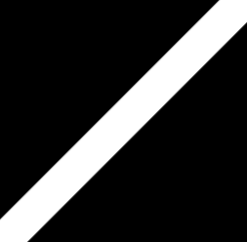
#> input picture aaa.png, 247 x 242 px, found by its file name
$ python dft.py
#> lines starting #> are read from the running program, lines starting #| are printed output that depends on the picture; after the words box and inside, x2 and y2 are one past the last pixel; in counts of white or black regions, pixels touching at a corner belong together
import cv2
import numpy as np
from math import exp, sqrt
gh, gl, c, d0 = 0, 0, 0, 0
g, cv, dv = 0,0,0

def aplicaFiltro():
    global gh, gl, c, d0, complex
    du = np.zeros(complex.shape, dtype=np.float32)
    for u in range(dft_M):
        for v in range(dft_N):
            du[u,v] = sqrt((u-dft_M/2.0)*(u-dft_M/2.0)+(v-dft_N/2.0)*(v-dft_N/2.0))

    du2 = cv2.multiply(du,du) / (d0*d0)
    re = np.exp(- c * du2)
    H = (gh - gl) * (1 - re) + gl


    filtered = cv2.mulSpectrums(complex,H,0)


    filtered = np.fft.ifftshift(filtered)
    filtered = cv2.idft(filtered)
    filtered = cv2.magnitude(filtered[:,:,0], filtered[:,:,1])

    cv2.normalize(filtered,filtered,0, 1, cv2.NORM_MINMAX)
    filtered = np.exp(filtered)
    cv2.normalize(filtered, filtered,0, 1, cv2.NORM_MINMAX)

    cv2.imshow("homomorfico", filtered)

def setgl(g):
    global gl
    gl = g/10.0
    if gl > gh:
        gl = gh-1
        gl = g / 10.0
    aplicaFiltro()

def setgh(g):
    global gh
    gh = g/10.0
    if 1 > gh:
        gh = 1
        gh = g / 10.0
    if gl > gh:
        gh = gl + 1
        gh = g / 10.0
    aplicaFiltro()

def setc(cv):
    global c
    if cv == 0:
        cv = 1
    c = cv/1000.0
    aplicaFiltro()

def setd0(dv):
    global d0
    d0 = dv/10.0
    if d0 == 0:
        d0 = 1
        d0 = dv / 10.0
    aplicaFiltro()


image = cv2.imread("C:/Users/Alisson Moreira/Desktop/alisson002.github.io/aaa.png", 0)
#> image is the input picture: shape (242, 247); min 0, max 255, mean 49.3
cv2.imshow("original", image)
#cv2.imwrite("C:/Users/Alisson Moreira/Desktop/alisson002.github.io/dftcinza.jpg", image)
image = np.float32(image)
height, width = image.shape
#> height = 242; width = 247

dft_M = cv2.getOptimalDFTSize(height)
#> dft_M = 243
dft_N = cv2.getOptimalDFTSize(width)
#> dft_N = 250
padded = cv2.copyMakeBorder(image, 0, dft_M-height,0,dft_N-width, cv2.BORDER_CONSTANT, 0) + 1
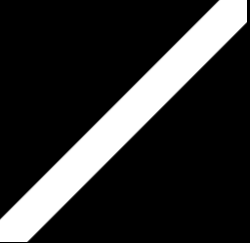
#> padded: shape (243, 250) float32; min 1, max 256, mean 49.5; drawn with min black and max white
padded = np.log(padded)
complex = cv2.dft(padded,flags=cv2.DFT_COMPLEX_OUTPUT)
complex = np.fft.fftshift(complex)
img_back = 20*np.log(cv2.magnitude(complex[:,:,0],complex[:,:,1]))
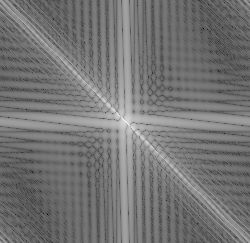
#> img_back: shape (243, 250) float32; min -107.1, max 222.1, mean 43.9; drawn with min black and max white
cv2.imshow("fft", np.uint8(img_back))
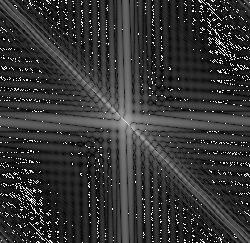
#> window 'fft': shape (243, 250); min 0, max 255, mean 53.2
#cv2.imwrite("C:/Users/Alisson Moreira/Desktop/alisson002.github.io/dftfft.jpg", np.uint8(img_back))
cv2.imshow("homomorfico", image)
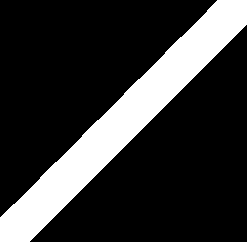
#> window 'homomorfico': shape (242, 247); 20.6% white; 1 white region, box (x1, y1, x2, y2) and area: (0, 0, 247, 242) 12338


trackbarName = "GL "
cv2.createTrackbar(trackbarName,"homomorfico",g,100,setgl)
#> slider 'GL ' is set to 33
trackbarName = "GH "
cv2.createTrackbar(trackbarName,"homomorfico",g,100,setgh)
#> slider 'GH ' is set to 33
trackbarName = "C "
cv2.createTrackbar(trackbarName,"homomorfico",cv,100,setc)
#> slider 'C ' is set to 33
trackbarName = "D0 "
cv2.createTrackbar(trackbarName,"homomorfico",dv,dft_M,setd0)
#> slider 'D0 ' is set to 81


cv2.waitKey(0)
#> in aplicaFiltro, `filtered = cv2.magnitude(filtered[:,:,0], filtered[:,:,1])`: filtered: shape (243, 250) float32; every value is NaN or infinite
#> in aplicaFiltro, `filtered = np.exp(filtered)`: filtered: shape (243, 250) float32; every value is NaN or infinite
cv2.destroyAllWindows()
